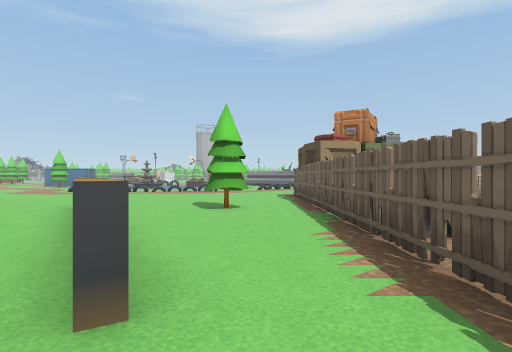
[1] (above)

24 first-person views from a walk through a scene from a Unity 3-D project. The camera is 1.5 m above the floor, looks level and sees 80° across. The floor is counted in squares, 2 m on a side. Each view is taken from the middle of a square. On the plan, view 1 faces up. The plan holds only what a view shows up to about 10 squares ahead; the rest is blank. The place goes on beyond the plan.

[2]
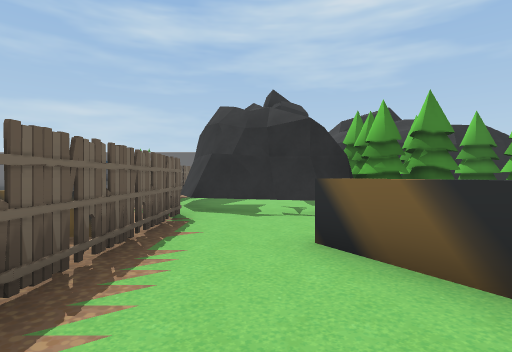

[3]
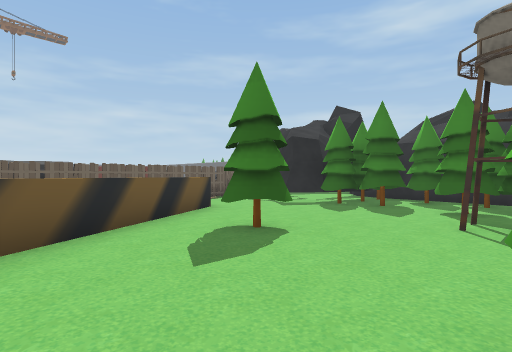

[4]
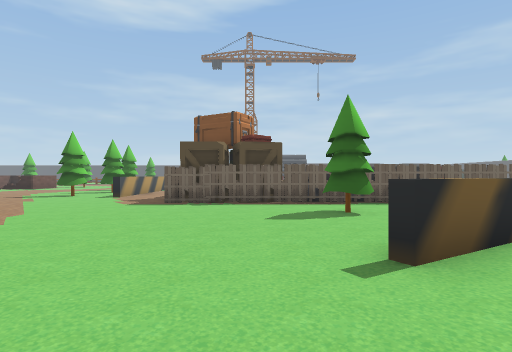

[5]
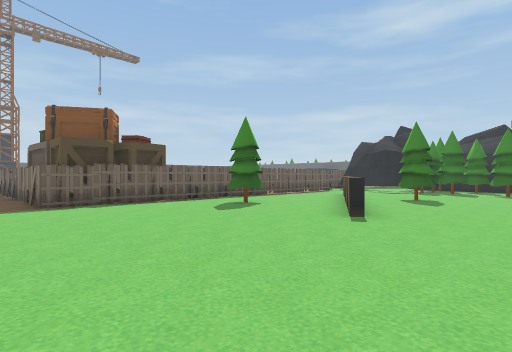

[6]
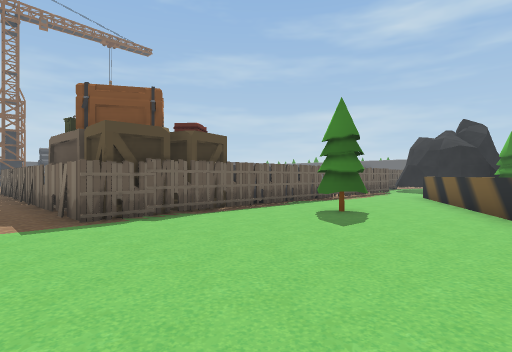

[7]
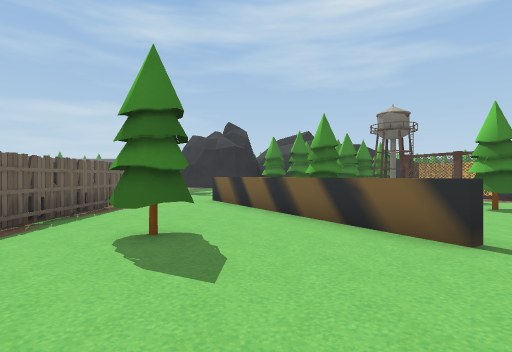

[8]
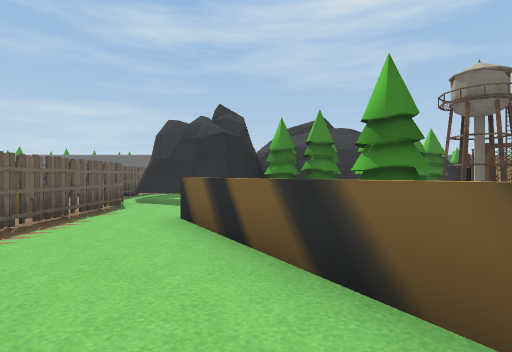

[9]
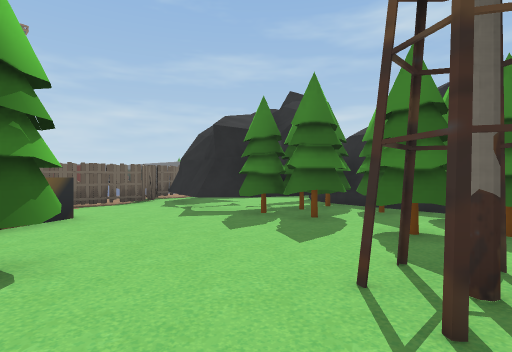

[10]
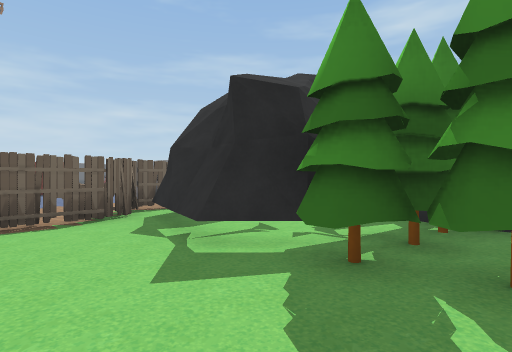

[11]
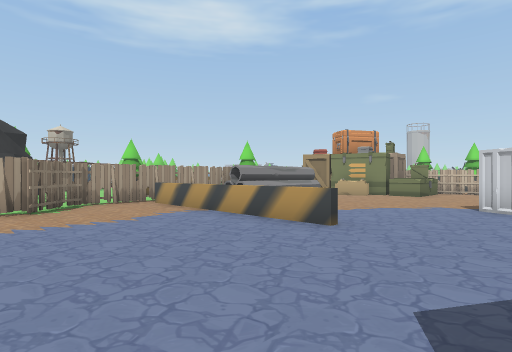

[12]
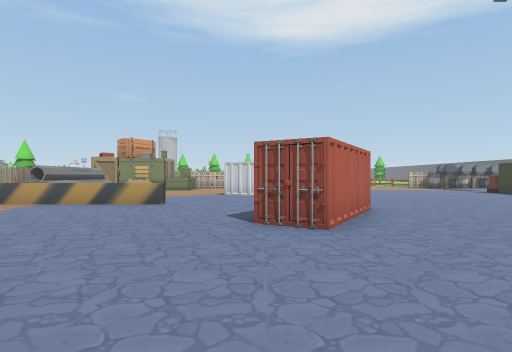

[13]
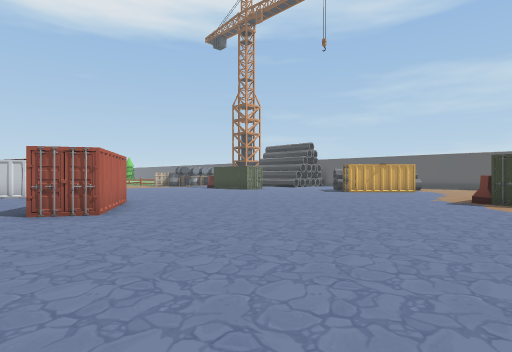

[14]
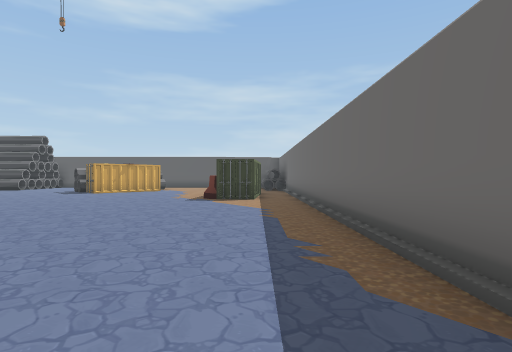

[15]
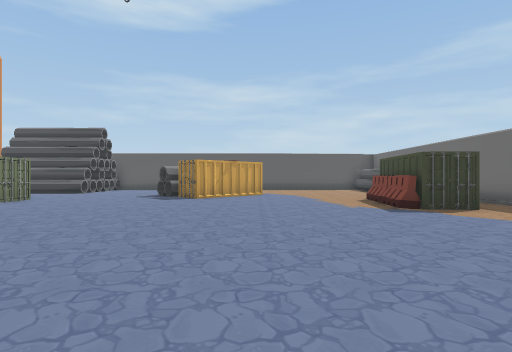

[16]
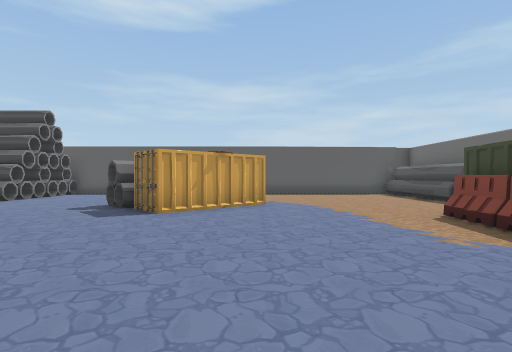

[17]
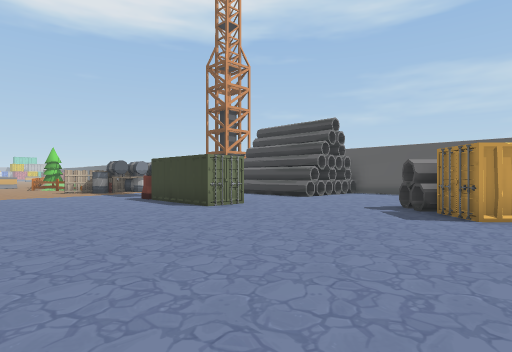

[18]
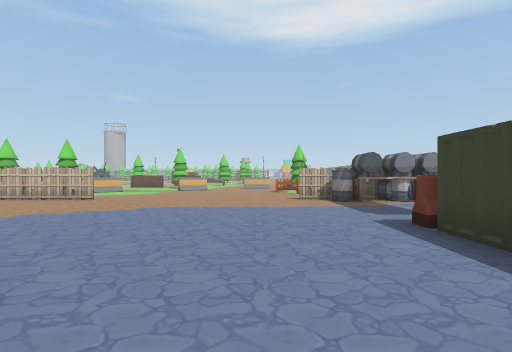

[19]
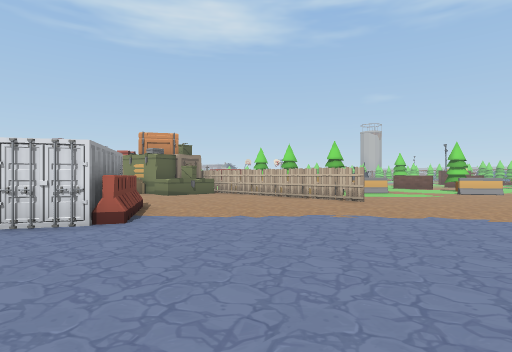

[20]
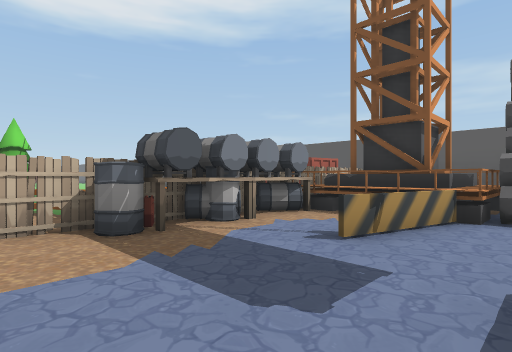

[21]
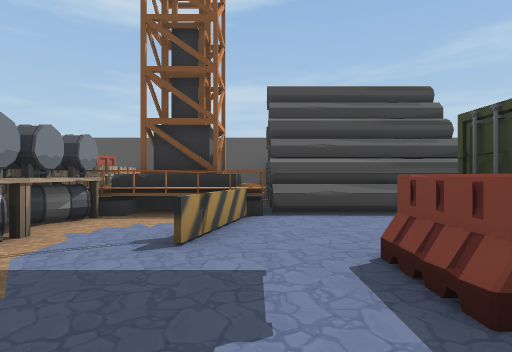

[22]
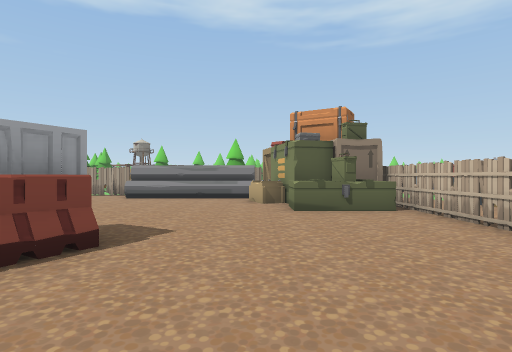

[23]
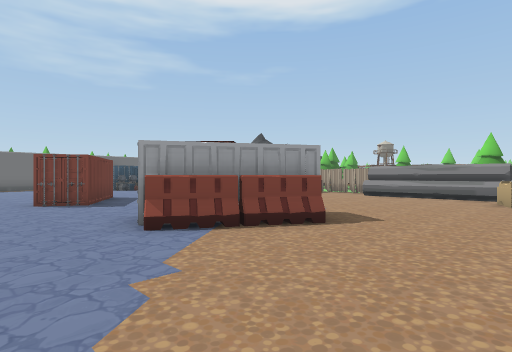

[24]
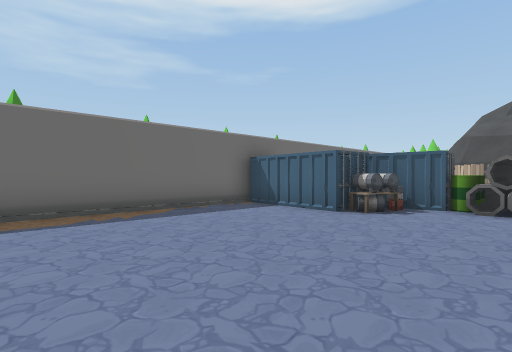

### Floor plan
Key: @ floor where view 1 was taken; # wall or solid block; x gap in a wall; . floor; = window, fence, low wall or low ledge; ^ raised ledge; O other object.
Columns run from 7 left of view 1 to 29 right of it. Each row starts with its distance up from view 1.
 13 ...........  ..     ....        OOOO
 12 ................    .......OOOO OOOOO
 11 ........O####OOOOOOOO.......OOOO^#
 10 ........O#####..................^#
  9 ........O####^................=######
  8 .........##^...................=^^#
  7  ..^ .OOO#^.................OO..#
  6 ....^...O#^......O..........O ..#
  5 ....^#..O#^.....OOOO........O   #
  4 O....^..O#^.......O.........O.. ##
  3 ...O.^#.O... ...............O.....
  2 ......^.O.    ....................
  1 O.......Ox=====...................
  0 O......@O..........O.............
 -1  OOOO.#.#O........OO..........##
 -2 OOOOO#####O......OO..........OO
 -3 OOOOO#   #. ..................O
 -4 ####O#         ................O.
 -5    ###    O####...................
 -6          #O OO....................
 -7          O    OO..................
 -8                O..........OOOO....
 -9                O..........OOOO ...
-10                O............    ##
-11                ##############

Positions as (right, up) in squares from view 1, and headings:
1: (0, 0), facing up
2: (0, 5), facing down
3: (-7, 6), facing down-right
4: (-7, 9), facing right
5: (-7, 13), facing down-right
6: (-4, 13), facing down-right
7: (-2, 11), facing down
8: (-2, 7), facing down
9: (-7, 3), facing down-right
10: (-4, 1), facing down-right
11: (10, -3), facing up-left
12: (10, -7), facing up
13: (9, -9), facing up-right
14: (9, -9), facing right
15: (12, -4), facing right
16: (16, -4), facing right
17: (16, -3), facing up-right
18: (18, 2), facing up
19: (17, 3), facing up-left
20: (19, 7), facing up-right
21: (19, 8), facing right
22: (13, 8), facing left
23: (14, 9), facing down-left
24: (14, -4), facing down-left
